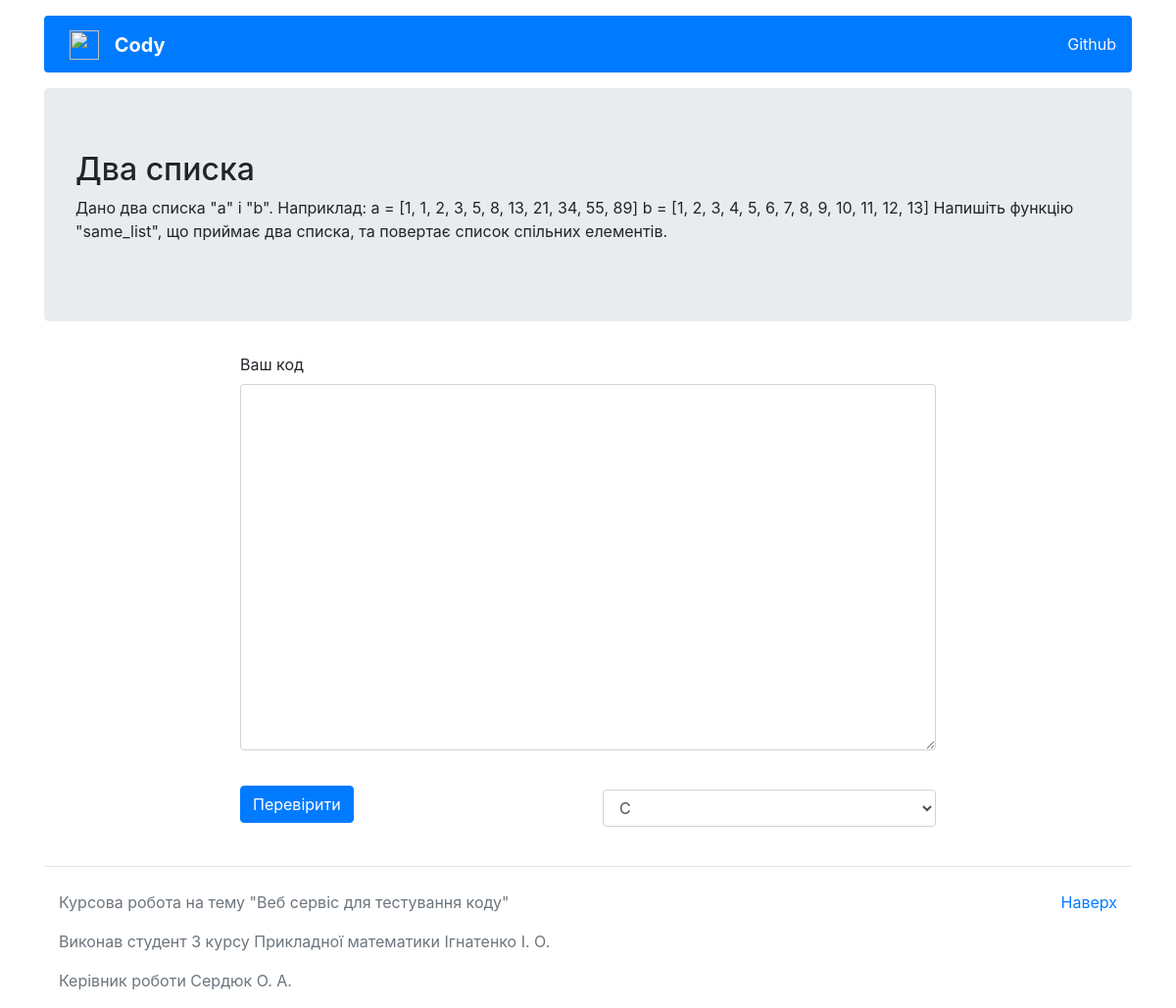
The app's page /task/2 with its own data.
### app/models.py (models this page shows)
class Task (db.Model):
    id = db.Column(db.Integer(), primary_key=True)
    name = db.Column(db.String(80), nullable=False)
    about = db.Column(db.Text(), nullable=False)
    codes = db.relationship('Code', backref='task', lazy=True)

### app/routes.py (the view)
@app.route('/task/<int:id_task>', methods=['GET', 'POST'])
def taskPage(id_task):
    form = CheckerForm()
    task = Task.query.filter_by(id = id_task).first()
    if request.method == 'POST' and form.validate_on_submit():
        if form.selectLang.data == 'py':
            code = Code.query.filter_by(id_task=id_task, id_lang=3).first()
            tests = Test.query.filter_by(id_code=code.id).all()
            num_tests = len(tests)
            count = 0
            with open("temp/py/sub.py", "w") as sub:
                sub.writelines([code.pre_code, '\n', form.codeField.data, '\n', code.post_code])
            for test in tests:
                process = subprocess.run(['python3', 'temp/py/sub.py', *test.input_data.split()],
                                        check=False,
                                        capture_output=True,
                                        universal_newlines=True)
                if (process.stdout) and process.stdout.strip() == test.output_data.strip():
                    count += 1
                else:
                    break
        if form.selectLang.data == 'js':
            with open("temp/js/sub.js", "w") as sub:
                sub.write(form.codeField.data)
            process = subprocess.run(['node', 'temp/js/sub.js'],
                                     check=False,
                                     capture_output=True,
                                     universal_newlines=True)
        if form.selectLang.data == 'java':
            with open("temp/java/sub.java", "w") as sub:
                sub.write(form.codeField.data)
            process = subprocess.run(['javac', 'temp/java/sub.java'],
                                         check=False,
                                         capture_output=True,
                                         universal_newlines=True)
            if not process.stderr:
                post_process = subprocess.run(['java', '-cp', 'temp/java/', 'sub'],
                                        check=False,
                                        capture_output=True,
                                        universal_newlines=True)
        if form.selectLang.data == 'gcc':
            with open("temp/gcc/sub.c", "w") as sub:
                sub.write(form.codeField.data)
            process = subprocess.run(['gcc', '-o', 'temp/gcc/sub', 'temp/gcc/sub.c'],
                                         check=False,
                                         capture_output=True,
                                         universal_newlines=True)
            if not process.stderr:
                post_process = subprocess.run(['./temp/gcc/sub'],
                                        check=False,
                                        capture_output=True,
                                        universal_newlines=True)
        if form.selectLang.data == 'g++':
            with open("temp/g++/sub.c", "w") as sub:
                sub.write(form.codeField.data)
            process = subprocess.run(['g++', '-o', 'temp/g++/sub', 'temp/g++/sub.c'],
                                         check=False,
                                         capture_output=True,
                                         universal_newlines=True)
            if not process.stderr:
                post_process = subprocess.run(['./temp/g++/sub'],
                                        check=False,
                                        capture_output=True,
                                        universal_newlines=True)
        print(pathlib.Path().absolute())
        clean_temp_folders(PATH_LIST)
        if 'post_process' in locals():
            error = post_process.stderr
            output = post_process.stdout
        else:
            error = process.stderr
            output = process.stdout
        print(output)
        print(error)
        if count == num_tests:
            flag_valid=True
        else:
            flag_valid=False
        return render_template('result.html',
                               code=form.codeField.data,
                               propose_code = code.main_code,
                               error=error,
                               flag=flag_valid,
                               count=count,
                               num_tests=num_tests
                               )
    else:
        return render_template('task.html', form=form, task=task)

### app/forms.py
class CheckerForm(FlaskForm):
    codeField = TextAreaField("Ваш код", render_kw={"rows": 15, "cols": 10}, validators=[DataRequired()])
    selectLang = SelectField('', choices=[('gcc', 'C'), ('g++', 'C++'), ('py', 'Python'),\
                                          ('java', 'Java'), ('js', 'JavaScript')])
    submit = SubmitField('Перевірити')

### app/templates/task.html (shortened to what this page needs)
{% extends "base.html" %}
{% from 'bootstrap/form.html' import render_form, render_field %}
{% block content %}
<div class="jumbotron">
    <h2>{{task.name}}</h2>
    <p>{{task.about}}</p>
</div>
<div class="container">
    <form action="" method="post">
        <div class="row justify-content-md-center">
            <div class="col-8 align-content-center">
                {{  render_field(form.codeField) }}
            </div>
        </div>
        <div class="row justify-content-center">
            <div class="col-4 align-self-center">
                {{ render_field(form.submit, button_map={'submit':'primary'}) }}
            </div>
            <div class="col-4 align-self-center">
                {{ render_field(form.selectLang) }}
            </div>
        </div>
    </form>
</div>
{% endblock %}

### records on screen
Task: name "Два списка", about "Дано два списка \"a\" і \"b\". Наприклад: a = [1, 1, 2, 3, 5, 8, 13, 21, 34, 55, 89] b = [1, 2, 3, 4, 5, 6, 7, 8, 9, 10, 11, 12, 13] Напишіть функцію \"same_list\", що приймає два списка, та повертає список спільних елементів."
